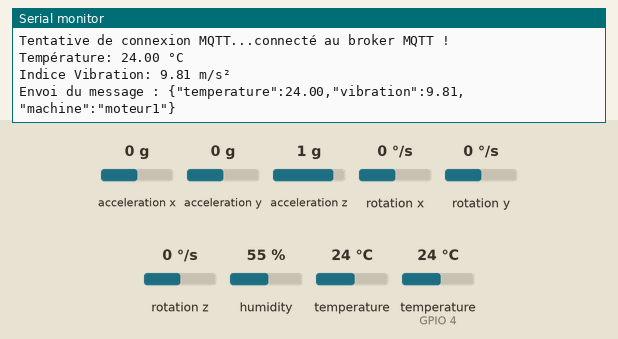
Recording of a sketch running on a simulated ESP32. On the bench: the last lines printed to the serial monitor. Inputs (shaded band) come from the test bench; at power-on: acceleration x 0 g, temperature (sensor on GPIO 4) 24 °C, acceleration y 0 g, acceleration z 1 g, rotation x 0 °/s, rotation y 0 °/s, rotation z 0 °/s, humidity 55 %, temperature 24 °C. WiFi joins after 1.5 s; servers stay silent unless stated; random numbers use the default seed unless the sketch sets one; no MQTT or app messages arrive unless stated.

Above: at 2.7 s.
2.8 s: acceleration x set to -1.4 g
At 7.3 s:
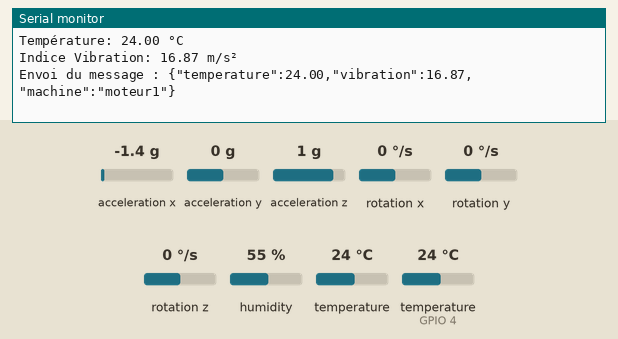
8.8 s: temperature (sensor on GPIO 4) set to 12 °C
At 12.8 s:
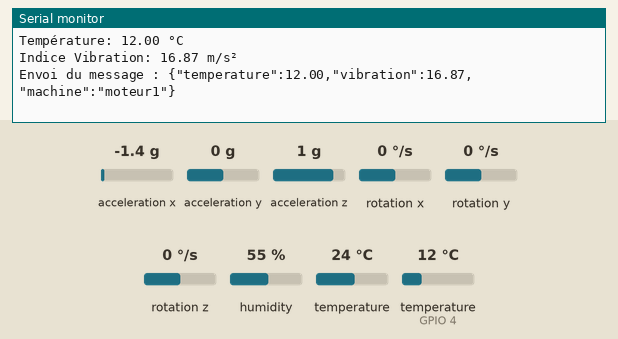
14.8 s: acceleration y set to -1.4 g
At 17.1 s:
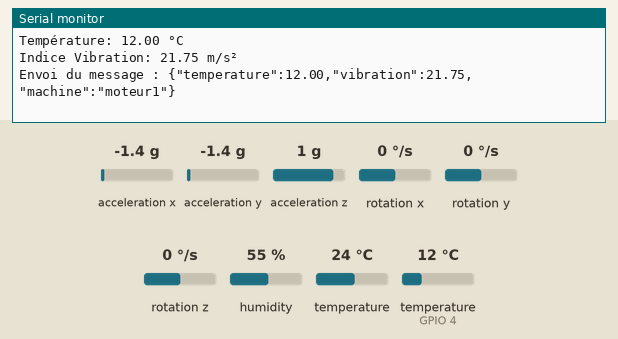
20.8 s: acceleration z set to -1.4 g
At 22.7 s:
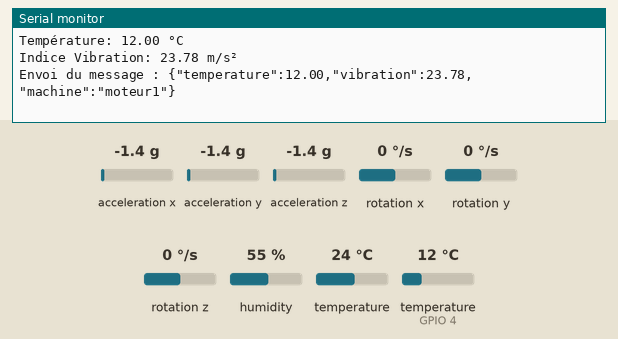
26.8 s: temperature (sensor on GPIO 4) set to 19 °C
At 32.5 s:
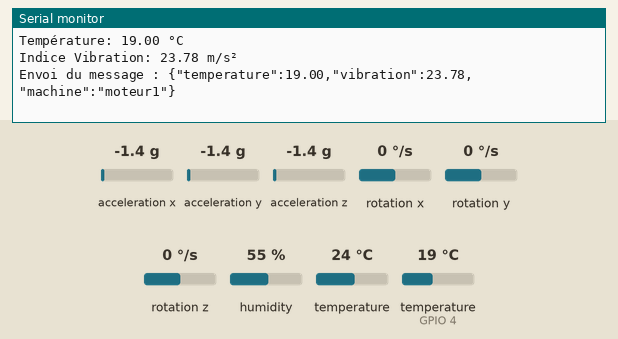
Timing chart, 0 to 33.8 s (numbered marks = the images above; inputs shaded):
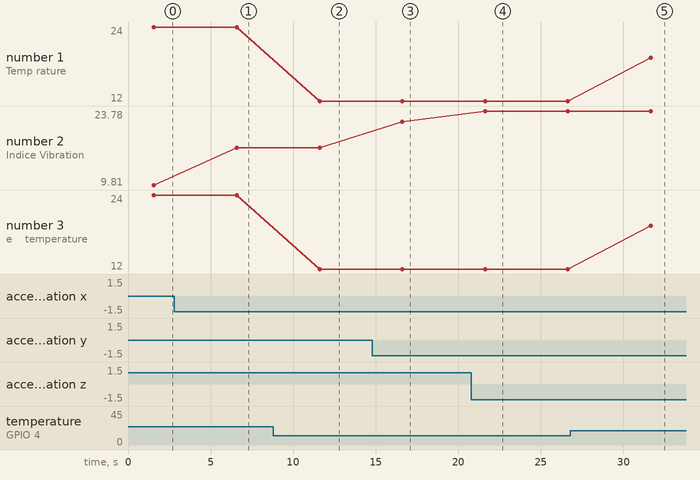

The sketch:

sketch.ino
```cpp
#include <WiFi.h>
#include <PubSubClient.h>
#include <DHT.h>
#include <Wire.h>
#include <Adafruit_MPU6050.h>
#include <Adafruit_Sensor.h>

// Configuration des broches (selon votre schéma)
#define DHTPIN 4
#define DHTTYPE DHT22

// Paramètres WiFi et MQTT
const char* ssid = "Wokwi-GUEST"; // WiFi spécial pour la simulation Wokwi
const char* password = "";        // Pas de mot de passe requis sur Wokwi
const char* mqtt_server = "broker.hivemq.com";
const char* topic = "lafarge/moteur1/capteurs";

// Initialisation des instances
DHT dht(DHTPIN, DHTTYPE);
Adafruit_MPU6050 mpu;
WiFiClient espClient;
PubSubClient client(espClient);

// Fonction pour connecter l'ESP32 au WiFi
void setup_wifi() {
  delay(10);
  Serial.println();
  Serial.print("Connexion à ");
  Serial.println(ssid);

  WiFi.begin(ssid, password);

  while (WiFi.status() != WL_CONNECTED) {
    delay(500);
    Serial.print(".");
  }

  Serial.println("");
  Serial.println("WiFi connecté !");
  Serial.print("Adresse IP : ");
  Serial.println(WiFi.localIP());
}

// Fonction pour se reconnecter au serveur MQTT si la connexion est perdue
void reconnect() {
  while (!client.connected()) {
    Serial.print("Tentative de connexion MQTT...");
    // Création un ID client unique basé sur un timestamp aléatoire
    String clientId = "ESP32Client-" + String(random(0, 1000));

    if (client.connect(clientId.c_str())) {
      Serial.println("connecté au broker MQTT !");
    } else {
      Serial.print("échec, rc=");
      Serial.print(client.state());
      Serial.println(" nouvelle tentative dans 5 secondes");
      delay(5000);
    }
  }
}

void setup() {
  Serial.begin(115200);

  // Initialisation du capteur DHT22
  dht.begin();

  // Initialisation du capteur MPU6050 via I2C (Pins par défaut de l'ESP32 : SDA=21, SCL=22)
  if (!mpu.begin()) {
    Serial.println("Erreur: Impossible de trouver le capteur MPU6050 !");
    while (1) { delay(10); }
  }
  Serial.println("MPU6050 détecté avec succès !");

  // Configuration WiFi et MQTT
  setup_wifi();
  client.setServer(mqtt_server, 1883);
}

void loop() {
  // S'assurer que le client MQTT reste connecté
  if (!client.connected()) {
    reconnect();
  }
  client.loop();

  // Lecture des capteurs
  float temperature = dht.readTemperature();

  // Lecture de l'accéléromètre
  sensors_event_t a, g, temp;
  mpu.getEvent(&a, &g, &temp);

  // Pour la vibration, on calcule la norme de l'accélération totale (vecteur résultant)
  // ou on prend simplement l'axe Z (ici on utilise l'accélération totale comme indicateur)
  float vibration = sqrt(a.acceleration.x * a.acceleration.x +
                         a.acceleration.y * a.acceleration.y +
                         a.acceleration.z * a.acceleration.z);

  // Vérification si les lectures sont valides
  if (isnan(temperature)) {
    Serial.println("Erreur de lecture du DHT22 !");
    temperature = 0.0;
  }

  // Affichage dans le moniteur série pour contrôle
  Serial.print("Température: ");   Serial.print(temperature); Serial.println(" °C");
  Serial.print("Indice Vibration: "); Serial.print(vibration);   Serial.println(" m/s²");

  // Format JSON -> facile à parser côté Node-RED
  String payload = "{";
  payload += "\"temperature\":" + String(temperature, 2);
  payload += ",\"vibration\":" + String(vibration, 2);
  payload += ",\"machine\":\"moteur1\"";
  payload += "}";

  // Envoi du message MQTT
  Serial.print("Envoi du message : ");
  Serial.println(payload);
  client.publish(topic, payload.c_str());

  delay(5000); // toutes les 5 secondes
}
```

Measured:
- after the input at 2.8 s, the serial monitor: prints a new line after 3.8 s (image 1)
- after the input at 8.8 s, the serial monitor: prints a new line after 2.8 s (image 2)
- after the input at 14.8 s, the serial monitor: prints a new line after 1.8 s (image 3)
- after the input at 20.8 s, the serial monitor: prints a new line after 0.83 s (image 4)
- after the input at 26.8 s, the serial monitor: prints a new line after 4.9 s (image 5)
- plotted number 1: 24 → 12 after the input at 8.8 s, 12 → 19 after the input at 26.8 s
- plotted number 2: 9.81 → 16.87 after the input at 2.8 s, 16.87 → 21.75 after the input at 14.8 s, 21.75 → 23.78 after the input at 20.8 s
- plotted number 3: 24 → 12 after the input at 8.8 s, 12 → 19 after the input at 26.8 s
